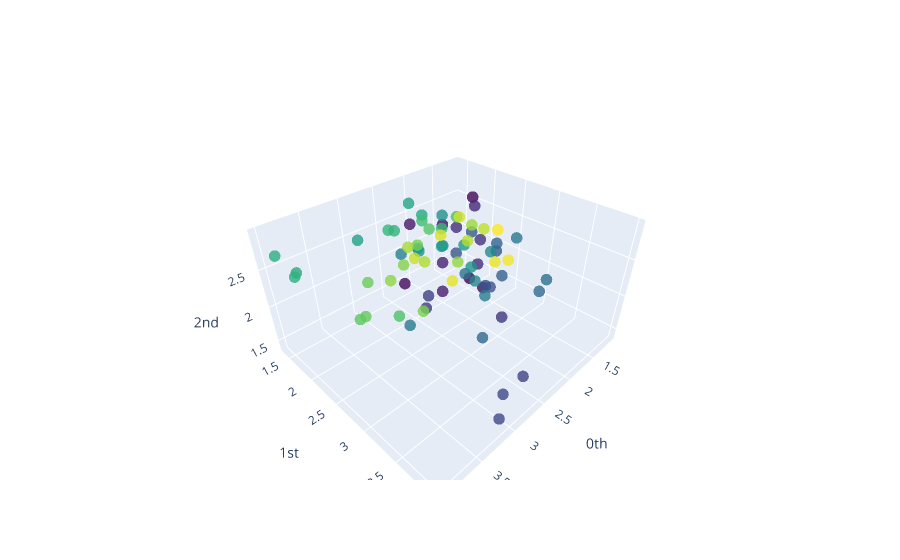

Notebook cell for this chart:
### Code cell
plot_point_cloud(y_periodic_embedded)
